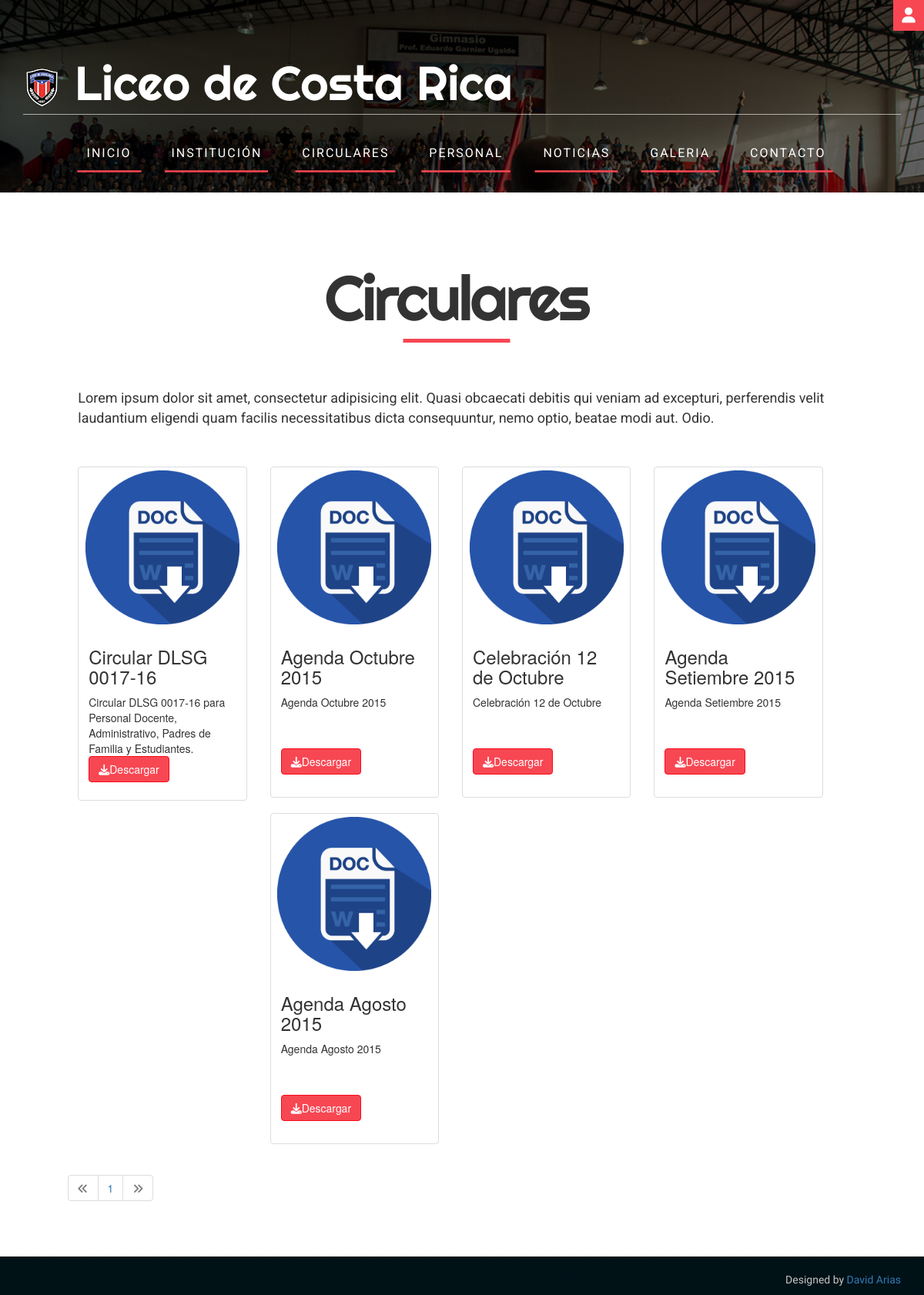
/circulares.php, run on the app's committed database.
### tables this page shows
CREATE TABLE `circulares` (
  `id` int(11) NOT NULL,
  `Nombre` varchar(40) NOT NULL,
  `imagen` varchar(100) NOT NULL,
  `Descripcion` varchar(100) NOT NULL,
  `Archivo` varchar(100) NOT NULL
);

### circulares.php (called while the page is built)
<?php
try {
  $conexion = new PDO('mysql:host=localhost;dbname=lcr', 'root', 'darias87');
} catch (PDOException $e) {
  echo "Error: " . $e->getMessage();
}
$pagina = isset($_GET['p']) ? (int)$_GET['p'] : 1;
$postPorPagina = 8;
$inicio = ($pagina > 1) ? ($pagina * $postPorPagina - $postPorPagina) : 0;
$circulares = $conexion->prepare("SELECT SQL_CALC_FOUND_ROWS * FROM circulares LIMIT $inicio, $postPorPagina");
$circulares->execute();
$circulares = $circulares->fetchAll();
$totalCirculares = $conexion->query('SELECT FOUND_ROWS() as total');
$totalCirculares = $totalCirculares->fetch()['total'];
$numeroPagina = ceil($totalCirculares / $postPorPagina);
require "views/circulares.view.php";
?>

### views/circulares.view.php (the view, shortened to what this page needs)
<!DOCTYPE html>
<html>
  <head>
    <link rel="stylesheet" href="css/estilos.css">
    <link rel="stylesheet" href="https://maxcdn.bootstrapcdn.com/bootstrap/3.3.7/css/bootstrap.min.css">
  </head>
  <body>
    <div class="login">
      <a class="user" id="user"><i class="fa fa-user" aria-hidden="true"></i></a>
    </div>
    <div class="encabezado_reg">
      <div id="top" class="">
        <div class="container">
          <div class="row">
            <div id="logo" class="col-sm-8">
              <a href="index.php">
                <img src="images/icono.png" alt="Liceo de Costa Rica" class="">
                <span class="item_title_part0">Liceo de Costa Rica</span>
              </a>
            </div>
            <div class="moduletable col-sm-4">
            </div>
          </div>
        </div>
      </div>
      <div id="navigation" class="stuck_position stuck" style="z-index: 1000; top: auto; position: relative; width: 100%;">
        <div class="container" style="position: relative;">
            <div class="row">
              <nav class="moduletable col-sm-12 cl-effect-7" style="position: inherit;">
                <div class="module_container">
                  <div class="icemegamenu">
                    <ul id="icemegamenu">
                      <li id="" class="iceMenuLiLevel_1 active fullwidth">
                        <a href="index.php" title="" class="iceMenuTitle hover">
                          <span class="icemega_nosubtitle">Inicio</span>
                        </a>
                      </li>
                      <li id="" class="iceMenuLiLevel_1">
                        <a href="#" title="" class="iceMenuTitle">
                          <span class="icemega_nosubtitle">Instituci&oacute;n</span>
                        </a>
                      </li>
                      <li id="" class="iceMenuLiLevel_1 mzr-drop parent" data-hover="false">
                        <a class="iceMenuTitle">
                          <span class="icemega_nosubtitle">Circulares</span>
                        </a>
                      </li>
                      <li id="" class="iceMenuLiLevel_1 ">
                        <a href="#" title="" class="iceMenuTitle">
                          <span class="" icemega_nosubtitle">Personal</span>
                        </a>
                      </li>
                      <li id="" class="iceMenuLiLevel_1 gallery">
                        <a href="#" title="" class="iceMenuTitle">
                          <span class="" icemega_nosubtitle">Noticias</span>
                        </a>
                      </li>
                      <li id="" class="iceMenuLiLevel_1 ">
                        <a href="#" title="" class="iceMenuTitle">
                          <span class="" icemega_nosubtitle">Galeria</span>
                        </a>
                      </li>
                      <li id="" class="iceMenuLiLevel_1 ">
                        <a href="#" title="" class="iceMenuTitle">
                          <span class="" icemega_nosubtitle">Contacto</span>
                        </a>
                      </li>
                    </ul>
                  </div>
                </div>
              </nav>
          </div>
        </div>
    </div>
    <div class="bg-nav">
    </div>
    </div>
    <div class="content_reg">
      <div class="row">
        <header class="page_header">
          <h1 class="heading-style-1">
            <span class="">Circulares</span>
          </h1>
        </header>
        <div class="col-md-1"></div>
        <div class="col-md-10 col-xs-12">
          <p class="parrafo">Lorem ipsum dolor sit amet, consectetur adipisicing elit. Quasi obcaecati debitis qui veniam ad excepturi, perferendis velit laudantium eligendi quam facilis necessitatibus dicta consequuntur, nemo optio, beatae modi aut. Odio.</p></br></br>
          <div class="row">
      <?php if ($circulares != '') {?>
        <?php foreach ($circulares as $circular): ?>
            <div class="col-sm-6 col-md-3">
              <div class="thumbnail">
                <img src="images/word-doc-icon.png" alt="<?php echo $circular['Nombre'];?>">
                <div class="caption">
                  <h3><?php echo $circular['Nombre'];?></h3>
                  <p class="desc_circular"><?php echo $circular['Descripcion'];?></p>
                  <p><a href="<?php echo "circulares/".$circular['Archivo'] ?>" class="btn btn-primary" role="button"><i class="fa fa-download" aria-hidden="true"></i>Descargar</a></p>
                </div>
              </div>
            </div>
        <?php endforeach;?>
      <?php }?>
          </div>
        </div>
        <div class="col-md-1"></div>
        <div class="row">
          <div class="col-md-1"></div>
          <div class="col-md-10">
            <nav aria-label="Page navigation">
              <ul class="pagination">
          <?php if ($pagina == 1): ?>
                <li class="disabled" ><a class="disabled"><i class="fa fa-angle-double-left" aria-hidden="true"></i></a></li>
          <?php else: ?>
                <li><a href="?p=<?php echo $pagina - 1?>"><i class="fa fa-angle-double-left" aria-hidden="true"></i></a></li>
          <?php endif; ?>
          <?php
          for ($i=1; $i <= $numeroPagina ; $i++) {
            if ($pagina == $i) {
              echo "<li><a class='active' href='?p=$i'>$i</a></li>";
            }else {
              echo "<li><a href='?p=$i'>$i</a></li>";
            }
          }
          ?>
          <?php if ($pagina == $numeroPagina): ?>
             <li class="disabled" ><a class="disabled"><i class="fa fa-angle-double-right" aria-hidden="true"></i></a></li>
          <?php else: ?>
            <li><a href="?p=<?php echo $pagina + 1?>"><i class="fa fa-angle-double-right" aria-hidden="true"></i></a></li>
          <?php endif; ?>
              </ul>
            </nav>
          </div>
          <div class="col-md-1"></div>
        </div>
      </div>
    </div>
    <footer>
      <p>Designed by <a href="">David Arias</a></p>
    </footer>
  </body>
</html>

### css/estilos.css (style rules this page uses)
* { margin:0; padding: 0; }
.row { margin-right: 0 !important; }
.encabezado_reg { position: relative; min-height: 300px; overflow: hidden; }
#top { padding-top: 68px; position: relative; z-index: 1; }
#top .container:after { border-bottom: 1px solid rgba(255, 255, 255, 0.6); content: ''; display: block; }
#logo { margin-bottom: 20px; max-width: 100%; }
#logo { margin-bottom: 0px; }
#logo a { color: white !important; display: inline-block; max-width: 100%; font: 62px/80px 'Righteous', cursive; }
#navigation { padding: 27px 0 100px; width: 100%; }
.stuck { background: transparent; z-index: 1034 !important; }
body:not(.modal-open) .stuck { width: 100% !important; }
.cl-effect-7 a { padding: 5px 5px 5px; color: #fff; text-shadow: none; font-weight: 700; }
.cl-effect-7 a::before, .cl-effect-7 a::after { position: absolute; top: 100%; left: 0; width: 100%; height: 3px; background: #f74753; content: ''; -webkit-transition: -webkit-transform 0.3s; -moz-transition: -moz-transform 0.3s; transition: transform 0.3s; -webkit-transform: scale(0.85); -moz-transform: scale(0.85); transform: scale(0.85); }
.cl-effect-7 a::after { opacity: 0; -webkit-transition: top 0.3s, opacity 0.3s, -webkit-transform 0.3s; -moz-transition: top 0.3s, opacity 0.3s, -moz-transform 0.3s; transition: top 0.3s, opacity 0.3s, transform 0.3s; }
.icemegamenu > ul { clear: both; margin: 0; padding: 0; width: 100%; z-index: 999; text-align: center; }
.icemegamenu > ul:before, .icemegamenu > ul:after { content: " "; display: table; }
.icemegamenu > ul:after { clear: both; }
.icemegamenu > ul > li { display: inline-block; margin: 0 4px; position: relative; }
.icemegamenu > ul > li > a.iceMenuTitle { -webkit-border-radius: 20px; -moz-border-radius: 20px; border-radius: 20px; display: block; font: 16px / 45px 'Roboto', sans-serif; padding: 0px 20px; color: #fff; background: transparent; letter-spacing: 2px; text-transform: uppercase; }
.icemegamenu > ul > li > a.iceMenuTitle * { font: inherit; }
.icemegamenu > ul > li > a.iceMenuTitle > span.icemega_nosubtitle { display: inline-block; }
li[class*=iceMenuLiLevel] { padding: 0; }
.bg-nav { width: 100%; min-height: 250px; z-index: 0; position: absolute; top: 0; background-color: black; background-image: url('../images/bg_nav.jpg'); background-size: cover; }
html, body, .carousel, .carousel-inner, .carousel-inner .item { min-height: 650px; position: relative; }
.content_reg { padding-bottom: 4%; }
.page-header,.page_header { text-align:center; position: relative; }
.page-header *[class*=heading-style],.page_header *[class*=heading-style] { letter-spacing:-4px; margin-bottom:59px; padding-bottom:14px; }
.page-header *[class*=heading-style]:after,.page_header *[class*=heading-style]:after { display:inline-block; border-bottom:5px solid #f74753; width:100%; max-width:139px; content:''; position:absolute; left:50%; bottom:0; -moz-transform:translate(-50%,0%); -webkit-transform:translate(-50%,0%); -ms-transform:translate(-50%,0%); -o-transform:translate(-50%,0%); transform:translate(-50%,0%); }
h1.heading-style-1 { font-size: 82px; font-family: 'Righteous', cursive; }
.login { width: 100%; max-width: 330px; position: fixed; height: 400px; background: #fff; top: 0; right: -330px; z-index: 10000; }
.login .user { width: 40px; height: 40px; position: absolute; top: 0; left: -40px; color: #fff; padding: 5px; background-color: #f74753; text-align: center; font-size: 20px; }
.btn-primary { color: #fff; background-color: #f74753 !important; border-color: #f80b1b !important; }
.parrafo { font-family: 'Roboto', sans-serif; font-size: 18px; }
.thumbnail > img { max-width: 200px !important; }
.thumbnail .caption { min-height: 220px; }
.desc_circular { min-height: 60px; max-height: 70px; }
footer { min-height: 50px; bottom: 0; background: #000; position: relative; background-image: url('../images/bg-foot.gif'); }
footer p { color: #c5c5c5; font-family: 'Bellefair', serif; float: right; right: 30px; top: 20px; position: absolute; }

### data on the page
circulares: Nombre "Circular DLSG 0017-16", Descripcion "Circular DLSG 0017-16 para Personal Docente, Administrativo, Padres de Familia y Estudiantes."
circulares: Nombre "Agenda Octubre 2015", Descripcion "Agenda Octubre 2015"
circulares: Nombre "Celebración 12 de Octubre", Descripcion "Celebración 12 de Octubre"
circulares: Nombre "Agenda Setiembre 2015", Descripcion "Agenda Setiembre 2015"
circulares: Nombre "Agenda Agosto 2015", Descripcion "Agenda Agosto 2015"
